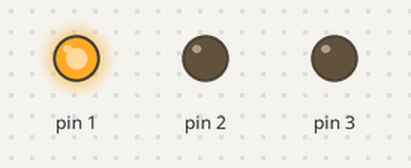
Simulated run of this sketch. Board: Arduino Uno, built with avr-gcc and run on an emulated ATmega328P. Parts: output pins drawn as LEDs (lit = HIGH).

Above: at 1.0 s.
At 3.0 s:
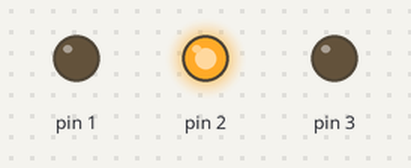
At 5.0 s:
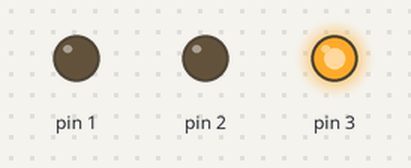
At 7.7 s:
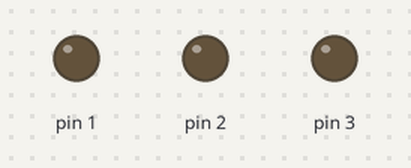
Timing chart, 0 to 10.4 s (numbered marks = the images above):
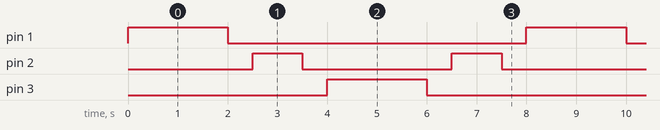

The sketch:

surprising_juttuli1__1_.ino
```cpp
// C++ code
//
void setup()
{
  pinMode(1, OUTPUT);
  pinMode(2,OUTPUT);
  pinMode(3,OUTPUT);

  }

void loop()
{
  digitalWrite(1, HIGH);
  delay(2000); // Wait for 1000 millisecond(s)
  digitalWrite(1, LOW);
  delay(500); // Wait for 1000 millisecond(s)

  digitalWrite(2,HIGH);
  delay(1000);
  digitalWrite(2,LOW);
  delay(500);

  digitalWrite(3,HIGH);
  delay(2000);
  digitalWrite(3,LOW);
  delay(500);
  digitalWrite(2,HIGH);
  delay(1000);
  digitalWrite(2,LOW);
  delay(500);
}
```

Measured:
- by itself, pin 1, pin 3: alternates HIGH for 2.0 s and LOW for 6.0 s
- by itself, pin 2: alternates HIGH for 1.0 s and LOW for 3.0 s
- by itself, everything shown: repeats every 8.0 s, in 8 steps
